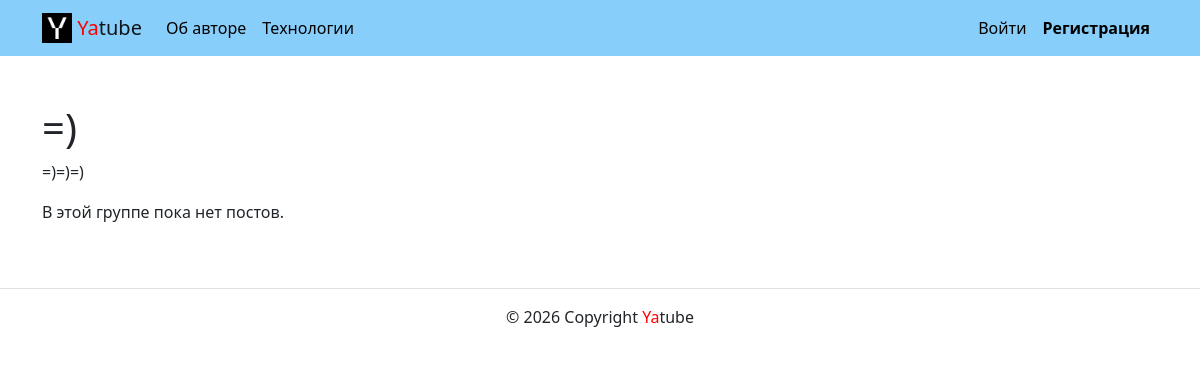
The page /group/123/ on the database as committed earlier.
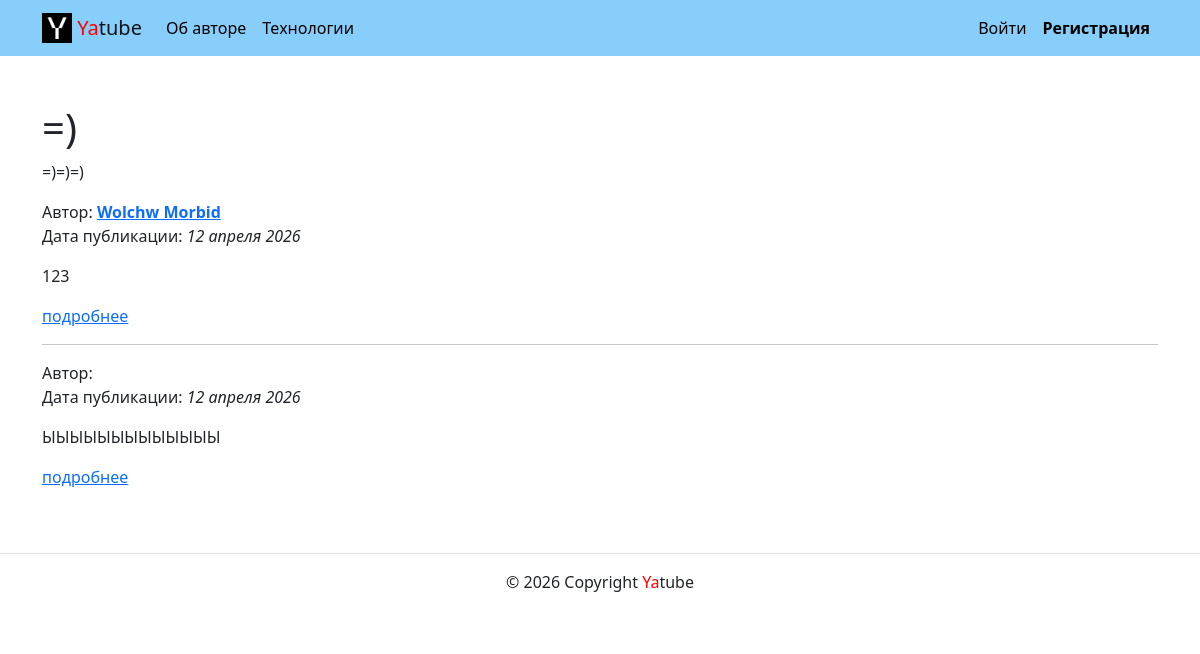
The same page on the database as committed later.
### posts/models.py (models this page shows, shortened)
class Group(models.Model):
    title = models.CharField(max_length=200)  # Название группы
    slug = models.SlugField(unique=True)      # Уникальный адрес для URL
    description = models.TextField()           # Описание группы

class Post(models.Model):
    text = models.TextField()
    pub_date = models.DateTimeField(auto_now_add=True)
    author = models.ForeignKey(
        User,
        on_delete=models.CASCADE,
        related_name='posts'
    )
    group = models.ForeignKey(
        'Group',
        on_delete=models.CASCADE,
        blank=True,  # Может быть пустым в формах
        null=True,   # Может быть NULL в базе данных
        related_name='posts'  # Позволит из группы получать все посты группы
    )

### posts/views.py (the view)
# urls.py: path('group/<slug:slug>/', views.group_posts, name='group_list'),
def group_posts(request, slug):
    group = get_object_or_404(Group, slug=slug)
    post_list = Post.objects.filter(group=group).order_by('-pub_date')
    paginator = Paginator(post_list, 10)
    page_number = request.GET.get('page')
    page_obj = paginator.get_page(page_number)
    context = {
        'group': group,
        'page_obj': page_obj,
    }
    return render(request, 'posts/group_list.html', context)

### core/context_processors/year.py (called while the page is built)
def year(request):
    return {
        'year': datetime.now().year
    }

### templates/posts/group_list.html (shortened to what this page needs)
{% extends 'base.html' %}
{% block content %}
  <h1>{{ group.title }}</h1>
  <p>{{ group.description }}</p>
  {% for post in page_obj %}
    <article class="mb-3">
      <ul class="list-unstyled">
        <li>
          Автор: <a href="{% url 'posts:profile' post.author.username %}"><strong>{{ post.author.get_full_name }}</strong></a>
        </li>
        <li>
          Дата публикации: <em>{{ post.pub_date|date:"d E Y" }}</em>
        </li>
      </ul>
      <p>{{ post.text }}</p>
      <a href="{% url 'posts:post_detail' post.id %}">подробнее</a>
    </article>
    {% if not forloop.last %}<hr>{% endif %}
  {% empty %}
    <p>В этой группе пока нет постов.</p>
  {% endfor %}
{% endblock %}

### templates/base.html (shortened to what this page needs)
{% load static %}
<!DOCTYPE html>
<html lang="ru">
  <head>
    <link rel="stylesheet" href="{% static 'css/bootstrap.min.css' %}">
  </head>
  <body>
    <header>
      {% include 'includes/header.html' %}
    </header>
    <main>
      <div class="container py-5">
        {% block content %}{% endblock %}
      </div>
    </main>
    <footer>
      {% include 'includes/footer.html' %}
    </footer>
  </body>
</html>

### templates/includes/header.html (shortened to what this page needs)
{% load static %}
{% with request.resolver_match.view_name as view_name %}
<header>
  <nav class="navbar navbar-expand-lg navbar-light" style="background-color: lightskyblue;">
    <div class="container">
      <a class="navbar-brand" href="{% url 'posts:index' %}">
        <img src="{% static 'img/logo.png' %}" width="30" height="30" class="d-inline-block align-top" alt="">
        <span style="color:red;">Ya</span>tube
      </a>
      <div class="collapse navbar-collapse" id="navbarNav">
        <ul class="navbar-nav me-auto">
          <li class="nav-item">
            <a class="nav-link {% if view_name == 'about:author' %}active{% endif %}"
               href="{% url 'about:author' %}" style="color: black;">
              Об авторе
            </a>
          </li>
          <li class="nav-item">
            <a class="nav-link {% if view_name == 'about:tech' %}active{% endif %}"
               href="{% url 'about:tech' %}" style="color: black;">
              Технологии
            </a>
          </li>
        </ul>
        <ul class="navbar-nav ms-auto">
          {% if user.is_authenticated %}
            <li class="nav-item">
              <a class="nav-link {% if view_name == 'posts:create_post' %}active{% endif %}"
                 href="{% url 'posts:create_post' %}" style="color: black;">
                <strong>✎ Новая запись</strong>
              </a>
            </li>
            <li class="nav-item">
              <a class="nav-link {% if view_name == 'users:password_change' %}active{% endif %}"
                 href="{% url 'users:password_change' %}" style="color: black;">
                Изменить пароль
              </a>
            </li>
            <li class="nav-item">
              <a class="nav-link" href="{% url 'users:logout' %}" style="color: black;">
                Выйти
              </a>
            </li>
            <li class="nav-item" style="padding-left: 10px; border-left: 1px solid #999;">
              <span class="navbar-text" style="color: black;">
                👤 {{ user.username }}
              </span>
            </li>
          {% else %}
            <li class="nav-item">
              <a class="nav-link {% if view_name == 'users:login' %}active{% endif %}"
                 href="{% url 'users:login' %}" style="color: black;">
                Войти
              </a>
            </li>
            <li class="nav-item">
              <a class="nav-link {% if view_name == 'users:signup' %}active{% endif %}"
                 href="{% url 'users:signup' %}" style="color: black; font-weight: bold;">
                Регистрация
              </a>
            </li>
          {% endif %}
        </ul>
      </div>
    </div>
  </nav>
</header>
{% endwith %}

### templates/includes/footer.html
<footer class="border-top text-center py-3">
  <p>© {{ year }} Copyright <span style="color:red">Ya</span>tube</p>
</footer>

Rows that differ between the two databases and show on the page:
added Post: author.get_full_name "Wolchw Morbid", pub_date "12 апреля 2026", text "123"
added Post: pub_date "12 апреля 2026", text "ЫЫЫЫЫЫЫЫЫЫЫЫЫ"
Other text that changed with them:
text no longer shown: "В этой группе пока нет постов."
